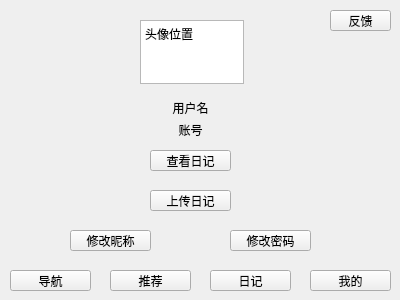
<?xml version="1.0" encoding="UTF-8"?>
<ui version="4.0">
 <class>mine</class>
 <widget class="QWidget" name="mine">
  <property name="geometry">
   <rect>
    <x>0</x>
    <y>0</y>
    <width>400</width>
    <height>300</height>
   </rect>
  </property>
  <property name="windowTitle">
   <string>Form</string>
  </property>
  <widget class="QPlainTextEdit" name="headEdit">
   <property name="geometry">
    <rect>
     <x>140</x>
     <y>20</y>
     <width>104</width>
     <height>64</height>
    </rect>
   </property>
   <property name="plainText">
    <string>头像位置
</string>
   </property>
  </widget>
  <widget class="QLabel" name="userNameLabel">
   <property name="geometry">
    <rect>
     <x>160</x>
     <y>100</y>
     <width>61</width>
     <height>16</height>
    </rect>
   </property>
   <property name="text">
    <string>用户名</string>
   </property>
   <property name="alignment">
    <set>Qt::AlignCenter</set>
   </property>
  </widget>
  <widget class="QPushButton" name="feedbackButton">
   <property name="geometry">
    <rect>
     <x>330</x>
     <y>10</y>
     <width>61</width>
     <height>21</height>
    </rect>
   </property>
   <property name="text">
    <string>反馈</string>
   </property>
  </widget>
  <widget class="QPushButton" name="navigatorButton">
   <property name="geometry">
    <rect>
     <x>10</x>
     <y>270</y>
     <width>81</width>
     <height>21</height>
    </rect>
   </property>
   <property name="text">
    <string>导航</string>
   </property>
  </widget>
  <widget class="QPushButton" name="recommendButton">
   <property name="geometry">
    <rect>
     <x>110</x>
     <y>270</y>
     <width>81</width>
     <height>21</height>
    </rect>
   </property>
   <property name="text">
    <string>推荐</string>
   </property>
  </widget>
  <widget class="QPushButton" name="mineButton">
   <property name="geometry">
    <rect>
     <x>310</x>
     <y>270</y>
     <width>81</width>
     <height>21</height>
    </rect>
   </property>
   <property name="text">
    <string>我的</string>
   </property>
  </widget>
  <widget class="QPushButton" name="diaryButton">
   <property name="geometry">
    <rect>
     <x>210</x>
     <y>270</y>
     <width>81</width>
     <height>21</height>
    </rect>
   </property>
   <property name="text">
    <string>日记</string>
   </property>
  </widget>
  <widget class="QPushButton" name="changePasswordButton">
   <property name="geometry">
    <rect>
     <x>230</x>
     <y>230</y>
     <width>81</width>
     <height>21</height>
    </rect>
   </property>
   <property name="text">
    <string>修改密码</string>
   </property>
  </widget>
  <widget class="QPushButton" name="uploadPushButton">
   <property name="geometry">
    <rect>
     <x>150</x>
     <y>190</y>
     <width>81</width>
     <height>21</height>
    </rect>
   </property>
   <property name="text">
    <string>上传日记</string>
   </property>
  </widget>
  <widget class="QPushButton" name="myDiaryButton">
   <property name="geometry">
    <rect>
     <x>150</x>
     <y>150</y>
     <width>81</width>
     <height>21</height>
    </rect>
   </property>
   <property name="text">
    <string>查看日记</string>
   </property>
  </widget>
  <widget class="QLabel" name="accountLabel">
   <property name="geometry">
    <rect>
     <x>110</x>
     <y>120</y>
     <width>161</width>
     <height>20</height>
    </rect>
   </property>
   <property name="text">
    <string>账号</string>
   </property>
   <property name="alignment">
    <set>Qt::AlignCenter</set>
   </property>
  </widget>
  <widget class="QPushButton" name="changeNameButton">
   <property name="geometry">
    <rect>
     <x>70</x>
     <y>230</y>
     <width>81</width>
     <height>21</height>
    </rect>
   </property>
   <property name="text">
    <string>修改昵称</string>
   </property>
  </widget>
 </widget>
 <resources/>
 <connections/>
</ui>
